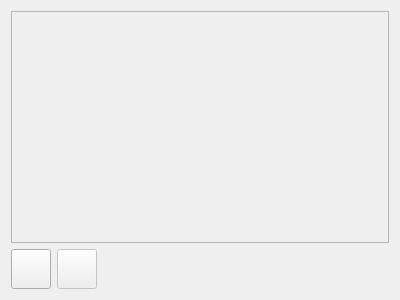
<?xml version="1.0" encoding="UTF-8"?>
<ui version="4.0">
 <class>Tab</class>
 <widget class="QWidget" name="Tab">
  <property name="geometry">
   <rect>
    <x>0</x>
    <y>0</y>
    <width>400</width>
    <height>300</height>
   </rect>
  </property>
  <property name="windowTitle">
   <string>Form</string>
  </property>
  <layout class="QVBoxLayout" name="verticalLayout">
   <item>
    <widget class="QScrollArea" name="scrollArea">
     <property name="frameShape">
      <enum>QFrame::StyledPanel</enum>
     </property>
     <property name="frameShadow">
      <enum>QFrame::Plain</enum>
     </property>
     <property name="widgetResizable">
      <bool>true</bool>
     </property>
     <widget class="QWidget" name="scrollAreaWidgetContents">
      <property name="geometry">
       <rect>
        <x>0</x>
        <y>0</y>
        <width>384</width>
        <height>236</height>
       </rect>
      </property>
      <layout class="QGridLayout" name="scrollContentLayout"/>
     </widget>
    </widget>
   </item>
   <item>
    <layout class="QHBoxLayout" name="horizontalLayout_3">
     <item>
      <widget class="QPushButton" name="addBtn">
       <property name="minimumSize">
        <size>
         <width>40</width>
         <height>40</height>
        </size>
       </property>
       <property name="maximumSize">
        <size>
         <width>40</width>
         <height>40</height>
        </size>
       </property>
       <property name="text">
        <string/>
       </property>
       <property name="icon">
        <iconset resource="../img.qrc">
         <normaloff>:/add</normaloff>:/add</iconset>
       </property>
       <property name="iconSize">
        <size>
         <width>24</width>
         <height>24</height>
        </size>
       </property>
       <property name="autoDefault">
        <bool>false</bool>
       </property>
       <property name="default">
        <bool>false</bool>
       </property>
       <property name="flat">
        <bool>false</bool>
       </property>
      </widget>
     </item>
     <item>
      <widget class="QPushButton" name="removeBtn">
       <property name="enabled">
        <bool>false</bool>
       </property>
       <property name="minimumSize">
        <size>
         <width>40</width>
         <height>40</height>
        </size>
       </property>
       <property name="maximumSize">
        <size>
         <width>40</width>
         <height>40</height>
        </size>
       </property>
       <property name="text">
        <string/>
       </property>
       <property name="icon">
        <iconset resource="../img.qrc">
         <normaloff>:/remove</normaloff>:/remove</iconset>
       </property>
       <property name="iconSize">
        <size>
         <width>24</width>
         <height>24</height>
        </size>
       </property>
      </widget>
     </item>
     <item>
      <spacer name="horizontalSpacer">
       <property name="orientation">
        <enum>Qt::Horizontal</enum>
       </property>
       <property name="sizeHint" stdset="0">
        <size>
         <width>40</width>
         <height>20</height>
        </size>
       </property>
      </spacer>
     </item>
    </layout>
   </item>
  </layout>
 </widget>
 <resources>
  <include location="../img.qrc"/>
 </resources>
 <connections/>
</ui>
